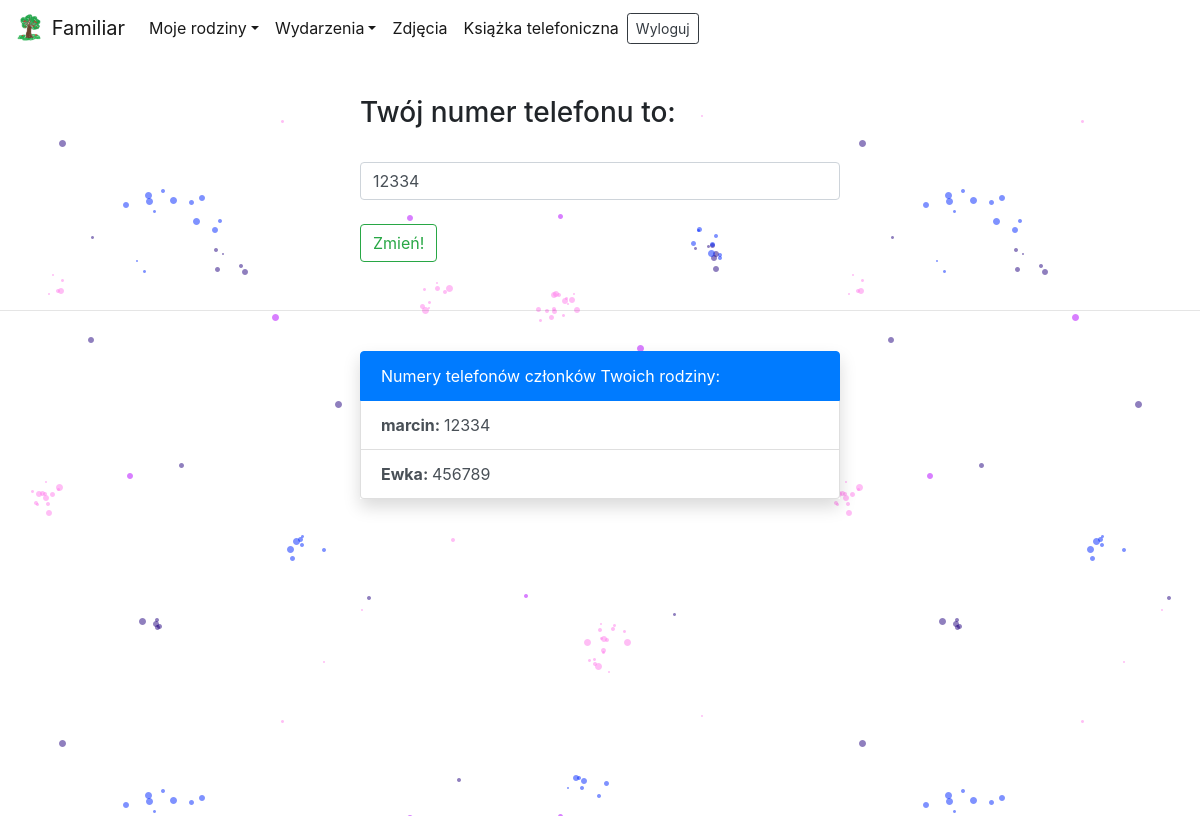
The app's page /main/phonebook/ (signed in) with its own data.
### logged/models.py (models this page shows, shortened)
class Phone(models.Model):
    author = models.CharField(max_length=256, default='None')
    phone_number = models.PositiveSmallIntegerField()

### logged/views.py (the view, shortened to what this page needs)
# urls.py: path('phonebook/', Phonebook, name='phonebook'),
@login_required
def Phonebook(request):
    if request.method=='GET':
        families = Family.objects.filter()
        phone_numbers = Phone.objects.all()
        numbers_in_my_families = []
        my_families = [] # families that I belong to
        members_of_my_families = []
        for family in families:
            for member in family.members.all():
                if str(member) == str(request.user.username):
                    my_families.append(family)
        for family in my_families:
            for member in family.members.all():
                members_of_my_families.append(member.member)
        members_of_my_families = list(dict.fromkeys(members_of_my_families))
        for number in phone_numbers:
            if number.author in members_of_my_families:
                numbers_in_my_families.append(number)
        numbers_in_my_families = list(dict.fromkeys(numbers_in_my_families))
        allow = False
        my_number = None
        for number in numbers_in_my_families:
            if number.author == request.user.username:
                my_number = number.phone_number
                allow = True
        return render(request, 'logged/phonebook.html', {'numbers_in_my_families':numbers_in_my_families, 'allow':allow,'my_number':my_number})

### Authentication/models.py (called while the page is built)
    def __str__(self):
        return self.member

### logged/templates/logged/phonebook.html (shortened to what this page needs)
<!doctype html>
<html lang="en">
  <head>
{% load static %}
{% load filters %}
    <link rel="stylesheet" href="https://stackpath.bootstrapcdn.com/bootstrap/4.4.1/css/bootstrap.min.css">
    <link rel="stylesheet" href="{% static 'Authentication/css/style.css' %}" />
  </head>
  <body>
<nav class="navbar fixed-top navbar-expand-lg navbar-light bg-white" style="border-radius:0 0 10% 10%">
  <div class="collapse navbar-collapse" id="navbarTogglerDemo01">
    <a class="navbar-brand" href="{% url 'logedin' %}">
        <img src="{% static 'Authentication/favicon/android-chrome-192x192.png' %}" width="30" height="30" class="d-inline-block align-top" alt="">
        Familiar
    </a>
    <ul class="navbar-nav mr-auto mt-2 mt-lg-0">
        <li class="nav-item active dropdown">
            <a class="nav-link dropdown-toggle" data-toggle="dropdown" href="#" role="button" aria-haspopup="true" aria-expanded="false">Moje rodziny</a>
          </li>
          <li class="nav-item active dropdown">
            <a class="nav-link dropdown-toggle" data-toggle="dropdown" href="#" role="button" aria-haspopup="true" aria-expanded="false">Wydarzenia</a>
          </li>
          <li class="nav-item active">
            <a class="nav-link" href="{% url 'photos'%}">Zdjęcia</a>
          </li>
          <li class="nav-item active">
            <a class="nav-link" href="{% url 'phonebook'%}">Książka telefoniczna</a>
          </li>
        <form action="{% url 'logoutuser' %}" method="POST" class="form-inline">
            <button type="submit" class="btn btn-sm btn-outline-dark btn-block">Wyloguj</button>
        </form>
    </ul>
  </div>
</nav>
<br><br><br><br>
<div class="back-phone" style="background-image: url( {% static 'Authentication/img/doodle5.png' %})">
    {% if allow %}
        <div class="center-form">
            <h3>Twój numer telefonu to:</h3>
                <form method="POST">
                    <input name="what_to_do" class="form-control" value="edit_number" type="hidden"><br>
                    <input name="phone_number" class="form-control" value="{{ my_number }}"><br>
                    <button type="submit" class="btn btn-outline-success">Zmień!</button>
                </form>
        </div>
        <br><hr><br>
        <div>
            <ul class="list-group center-form shadow">
              <li class="list-group-item active">Numery telefonów członków Twoich rodziny:</li>
              {% for number in numbers_in_my_families%}
                <a href="{% url 'profile' number.author %}" class="list-group-item list-group-item-action"><b>{{ number.author }}: </b> {{ number.phone_number }}</a>
              {% endfor %}
            </ul>
         </div>
    {% endif %}
</div>
  </body>
</html>

### Authentication/static/Authentication/css/style.css (style rules this page uses)
.center-form { width: 40vw; margin: 0 auto; }
.back-phone { width: 100wv; min-height: 90vh; }

### records on screen
Phone: author "marcin", phone_number "12334"
Phone: author "Ewka", phone_number "456789"
